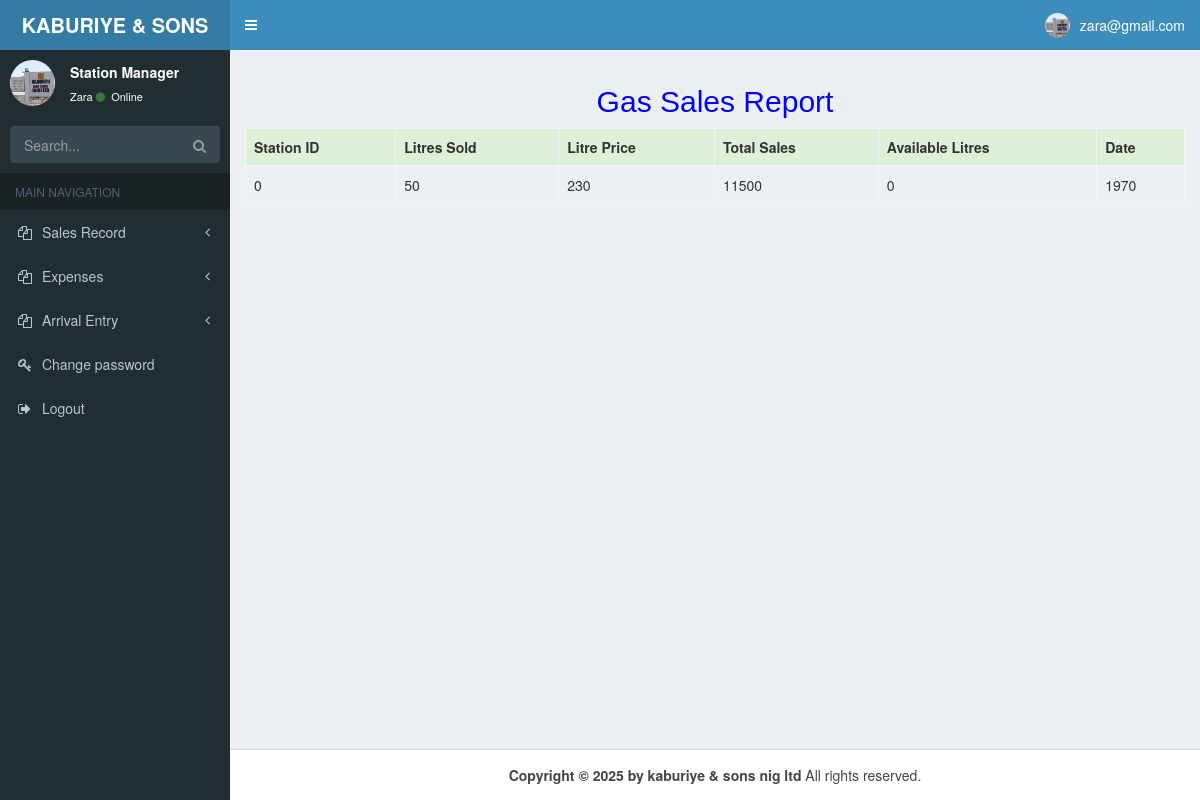
The app's page /gas_sales_r.php (signed in), older data.
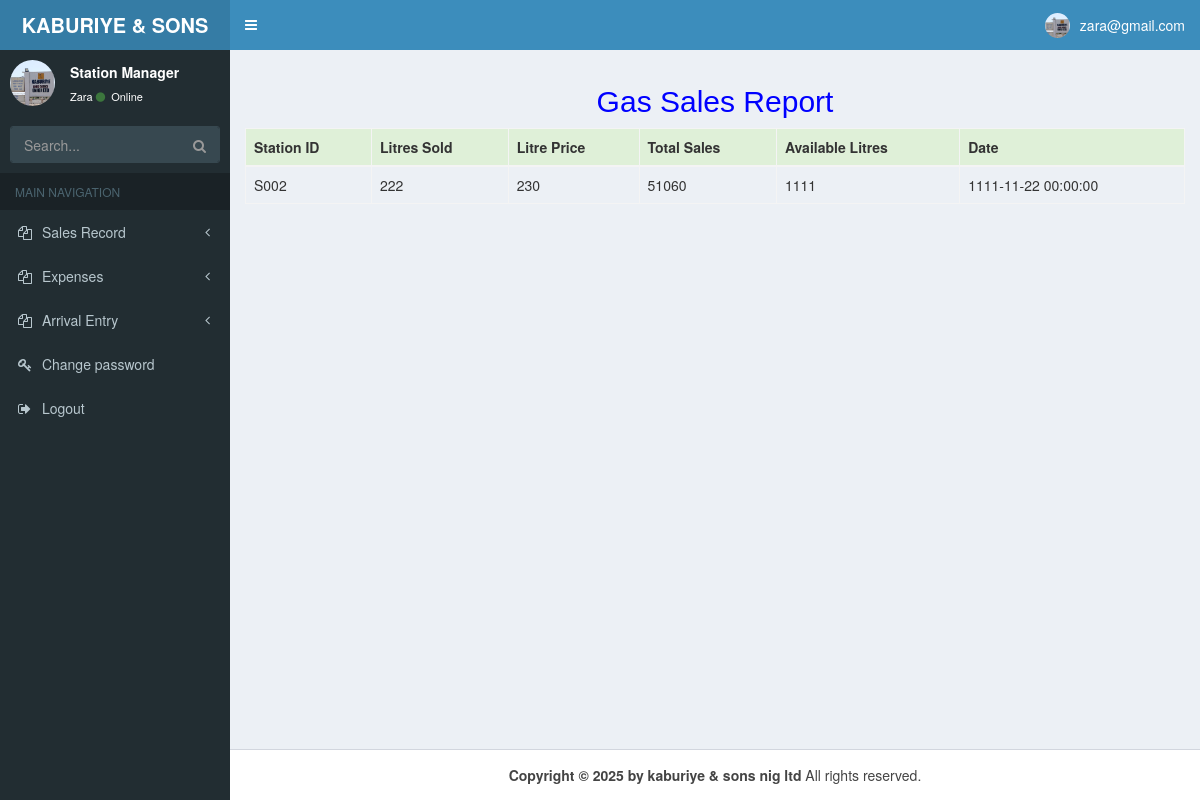
The same page, newer data.
### tables this page shows
CREATE TABLE `gas_sales` (
  `SN` int(11) NOT NULL,
  `station_id` varchar(100) NOT NULL,
  `litre_sold` int(100) NOT NULL,
  `litre_price` int(100) NOT NULL,
  `total_sales` int(100) NOT NULL,
  `available_litre` int(100) NOT NULL,
  `date` datetime DEFAULT NULL
);

### gas_sales_r.php (the view, shortened to what the changed rows need)
<?php
$user = $_SESSION['station']['station_id'];
?>
<!DOCTYPE html>
<html>
<head>
  <link rel="stylesheet" href="css/bootstrap.min.css">
  <link rel="stylesheet" href="css/font-awesome.min.css">
  <link rel="stylesheet" href="css/ionicons.min.css">
  <link rel="stylesheet" href="css/AdminLTE.min.css">
  <link rel="stylesheet" href="css/_all-skins.min.css">
</head>
<body class="hold-transition skin-blue sidebar-mini">
  <div class="wrapper">
    <div class="content-wrapper">
      <section class="content">
        <h2 align="center" style="color:blue;"> Gas Sales Report</h2>
        <div class="table-responsive">
          <table class="table table-bordered table-hover">
            <thead>
              <tr class="success">
                <th> Station ID </th>
                <th> Litres Sold </th>
                <th>Litre Price</th>
                <th>Total Sales</th>
                <th>Available Litres </th>
                <th>Date</th>
              </tr>
            </thead>
            <?php
            require __DIR__ . "/config/database.php";
            $getRecords_string = "select * from gas_sales where station_id='$user'";
            $getRecord = mysqli_query($conn, $getRecords_string);
            $num_of_record = mysqli_num_rows($getRecord);
            if ($num_of_record > 0) {
              while ($record = mysqli_fetch_array($getRecord)) {
                echo '<tr>';
                echo "<td class=''>$record[station_id]</td>";
                echo "<td class=''>$record[litre_sold]</td>";
                echo "<td class=''>$record[litre_price]</td>";
                echo "<td class=''>$record[total_sales]</td>";
                echo "<td class=''>$record[available_litre]</td>";
                echo "<td class=''>$record[date]</td>";
                echo '</tr>';
              }
            } else {
              echo "<h5>Loading..........</h5>";
            }
            ?>
          </table>
        </div>
      </section>
    </div>
  </div>
</body>
</html>

Row changes from the older to the newer data that the page shows:
removed gas_sales: station "0", litre_sold "50", litre_price "230", total_sales "11500", available_litre "0", date "1970"
added gas_sales: station "S002", litre_sold "222", litre_price "230", total_sales "51060", available_litre "1111", date "1111-11-22 00:00:00"
